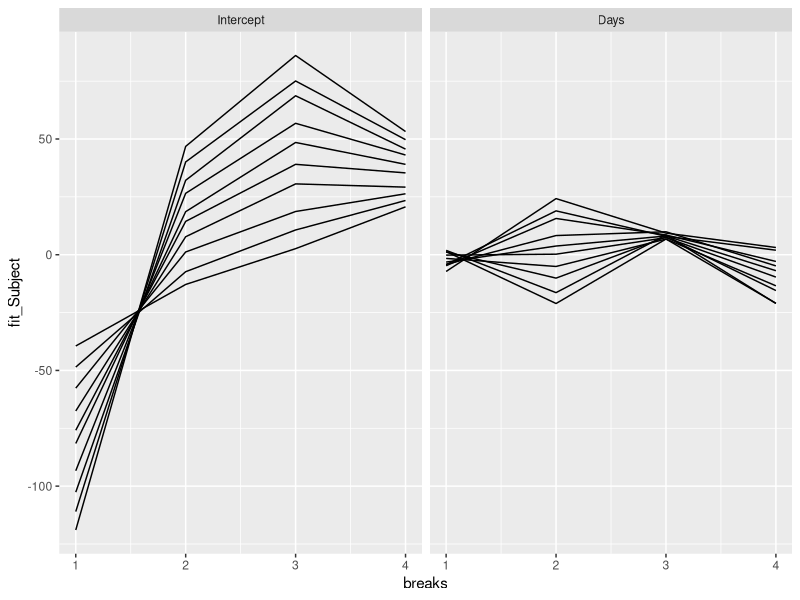

Generate this figure with R:
## ---- chunk 1
library(ggplot2); library(knitr); library(merTools)
knitr::opts_chunk$set(
  cache=FALSE,
  comment="#>",
  collapse=TRUE,
  echo = TRUE
)
## ---- chunk 2
fm1 <- lmer(Reaction ~ Days + (Days | Subject), sleepstudy)
mfx <- REmargins(merMod = fm1, newdata = sleepstudy[1:10,])
head(mfx)
## ---- chunk 3
ggplot(mfx) + aes(x = breaks, y = fit_Subject, group = case) +
  geom_line() +
  facet_wrap(~term)
